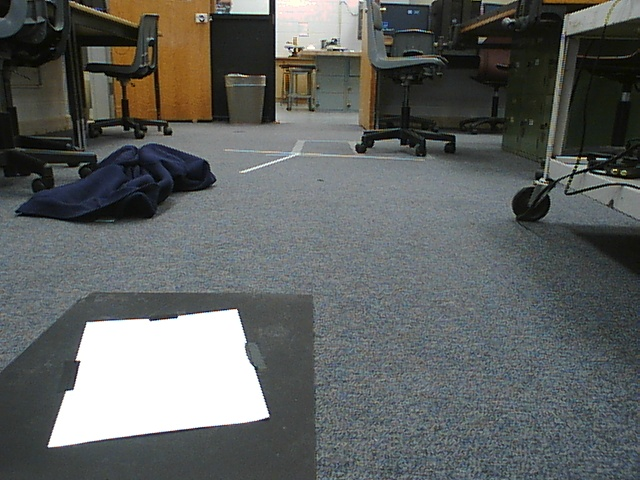
#> input picture Graveyard On Fire/paperCalibrate2.jpg, 640 x 480 px, given in place of the camera
$ python transformVideo.py   (Python 2 division)
#> lines starting #> are read from the running program, lines starting #| are printed output that depends on the picture; after the words box and inside, x2 and y2 are one past the last pixel; in counts of white or black regions, pixels touching at a corner belong together; long printed decimals are rounded
import cv2
import numpy as np
import math

from pyimagesearch.transform import four_point_transform

npzFile = np.load('cam01.npz')
#> (reads Graveyard On Fire/cam01.npz from the repository)
dist = npzFile['dist']
mtx = npzFile['mtx']
newcameramtx = npzFile['newcameramtx']
roi = npzFile['roi']
rotM = npzFile['rotM']
tvec = npzFile['tvec']
cameraPosition = npzFile['cameraPosition']
pxlp = npzFile['pxlp']
realp = npzFile['realp']

video = cv2.VideoCapture(0)
img = cv2.imread("transformTest.jpg")

while True:
#prepare the frame
    #start capturing images from the video
    grabbed, frame = video.read()
#> frame is the input picture: shape (480, 640, 3); mean B, G, R 96.7, 98.2, 95.2
    #frame = cv2.undistort(distFrame, mtx, dist, None, newcameramtx)

    if not grabbed:
        print "error"
    pts = np.array([(280, 53), (400, 52), (532, 172), (132, 164)], dtype = "float32")
    width = int(math.sqrt(((172-164) ** 2) + ((532-132) ** 2)))
    height = int(math.sqrt(((172-53) ** 2) + ((532-400) ** 2)))
    realWidth = 8.5 + 5.5 #inches
    realHeight = 83.5 - 24.5 #inches
    scalar = 15
    scalarWidth = int(realWidth * scalar)
    scalarHeight = int(realHeight * scalar)
    dst = np.array([
        [0, 0],
        [scalarWidth - 1, 0],
        [scalarWidth - 1, scalarHeight - 1],
        [0, scalarHeight - 1]], dtype = "float32")
    M = cv2.getPerspectiveTransform(pts, dst)
    warped = cv2.warpPerspective(frame, M, (scalarWidth, scalarHeight))
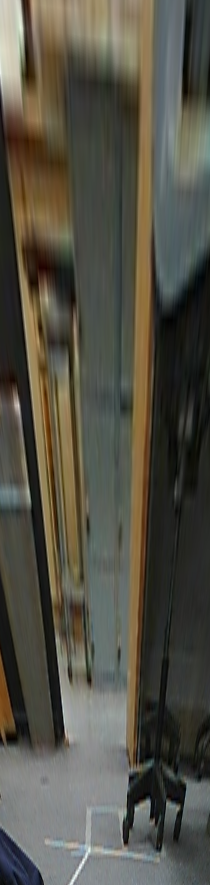
#> warped: shape (885, 210, 3); mean B, G, R 70.1, 81.1, 83.7
    cv2.circle(frame, (280, 53), 5, (100, 255, 255), -1)  #yellow first point
#> frame: shape (480, 640, 3); 0.03% of pixels changed, all inside (x1, y1, x2, y2) = (275, 48, 286, 59)
    cv2.circle(frame, (400, 53), 5, (255, 0, 0), -1)  #blue second point
#> frame: shape (480, 640, 3); mean B, G, R 96.8, 98.2, 95.2
    cv2.circle(frame, (532, 172), 5, (0, 255, 0), -1)  #green third point
#> frame: shape (480, 640, 3); mean B, G, R 96.7, 98.3, 95.2
    cv2.circle(frame, (132, 164), 5, (0, 0, 255), -1)  #red last point
#> frame: shape (480, 640, 3); mean B, G, R 96.7, 98.3, 95.2
    cv2.circle(frame, (340, 120), 10, (255, 0, 255), -1) #middle
    cv2.line(frame, (132, 164), (400, 53), (0, 0, 0), 2)
    cv2.line(frame, (280, 53), (530, 172), (0, 0, 0), 2)
    cv2.line(frame, (280, 53), (400, 53), (0, 165, 255), 2)
    cv2.line(frame, (132, 164), (530, 172), (0, 165, 255), 2)
    cv2.line(frame, (280, 53), (132, 164), (0, 165, 255), 2)
    cv2.line(frame, (400, 53), (530, 172), (0, 165, 255), 2)
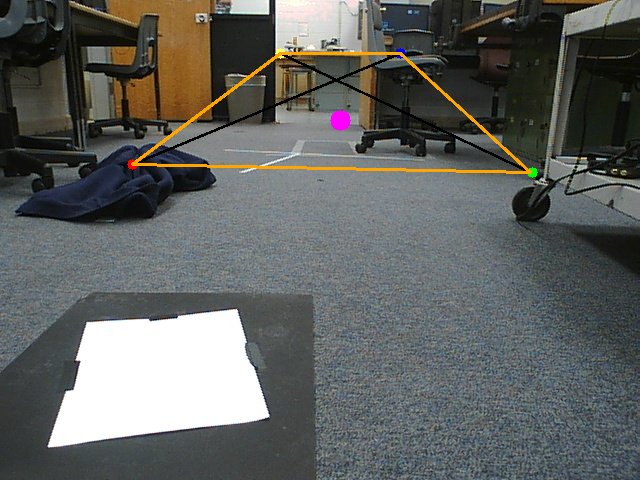
#> frame: shape (480, 640, 3); mean B, G, R 95.7, 98.4, 96.4


    #print pts


    #perform a gaussian blur on image
    #parameters: source, (sigmaX, sigmaY), border type (0 = defualt)
    blurred_frame = cv2.GaussianBlur(warped, (5,5), 0)

    #convert from bgr to hsv color space
    hsv = cv2.cvtColor(blurred_frame, cv2.COLOR_BGR2HSV)
#> hsv: shape (885, 210, 3); mean H, S, V 46.7, 54, 86.8

    #convert from bgr to gray color space
    gray = cv2.cvtColor(blurred_frame,  cv2.COLOR_BGR2GRAY)
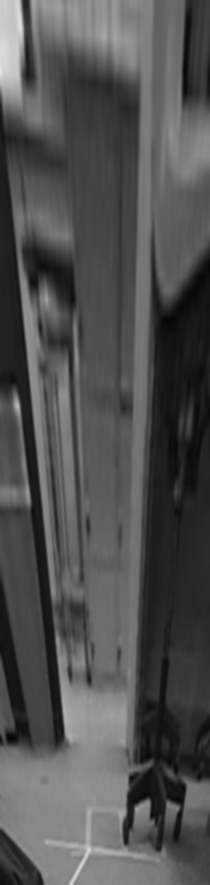
#> gray: shape (885, 210); min 3, max 226, mean 80.6
    #define lower and upper bounds of hsv mask to detect white
    #lowerWhite = np.array([45, 20, 165])
    #upperWhite = np.array([140, 120, 255])

    lowerWhite = np.array([0, 0, 190])
    upperWhite = np.array([150, 200, 255])

    #perform hsv mask on image
    mask = cv2.inRange(hsv, lowerWhite, upperWhite)
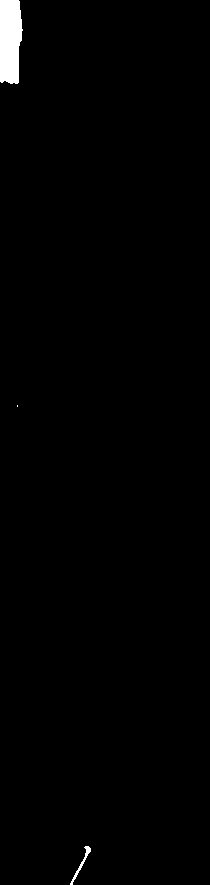
#> mask: shape (885, 210); 0.97% white; 3 white regions (1 under 20 px)
    mask2 = mask.copy()
    gray2 = gray.copy()
    contours, heirarchy = cv2.findContours(mask2, cv2.RETR_LIST, cv2.CHAIN_APPROX_NONE)
#> contours = 3 contours, 1 with area under 20; largest, box (x1, y1, x2, y2) and area: (0, 0, 23, 84) 1576, (70, 846, 91, 885) 86
    if len(contours) > 0:
        # find the largest contour in the mask
        c = max(contours, key=cv2.contourArea)
#> c = contour of 199 points, box (x1, y1, x2, y2) (0, 0, 23, 84), area 1576

        # finding the extreme values
        extLeft = tuple(c[c[:, :, 0].argmin()][0])
#> extLeft = (0, 0)
        extRight = tuple(c[c[:, :, 0].argmax()][0])
#> extRight = (22, 30)
        extTop = tuple(c[c[:, :, 1].argmin()][0])
#> extTop = (0, 0)
        extBot = tuple(c[c[:, :, 1].argmax()][0])
#> extBot = (10, 83)
        cv2.drawContours(warped, [c], -1, (255,0,0), 3)
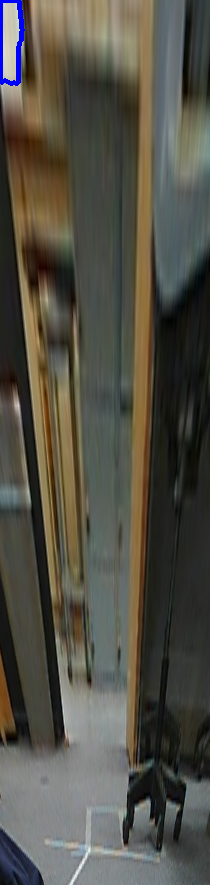
#> warped: shape (885, 210, 3); 0.42% of pixels changed, all inside (x1, y1, x2, y2) = (0, 0, 25, 86)
    #detect canny edges
    #paramters: source, threshold1, threshold2
    edges = cv2.Canny(mask, 75, 150)
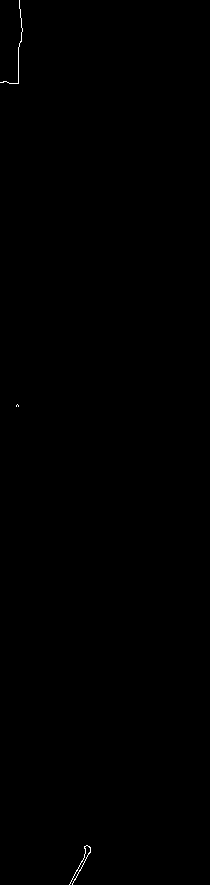
#> edges: shape (885, 210); 0.11% white in thin lines or dots, all inside (x1, y1, x2, y2) = (0, 0, 91, 885)
    #warped = four_point_transform(img, pts)
    cv2.imshow("image", frame)
    cv2.imshow("warped", warped)
    cv2.imshow("mask", mask)
    cv2.imshow("contours", mask2)
    cv2.imshow("gray", gray)
    cv2.imshow("edges", edges)

    retval = cv2.moments(mask2, binaryImage = True)
#> retval = moments, m00 1805, centre m10/m00, m01/m00 = (14.73, 98.32)
    hu = cv2.HuMoments(retval)
#> hu = [25.1, 627.7, 169762.7, 169781.5, 2.88e+10, 4253750.1, -1003.4]
    #print retval
    lines = cv2.HoughLinesP(edges, 1, np.pi/180, 50, maxLineGap=50)
#> lines = None
    avgLine = 0

    if lines is not None:
        for line in lines:
            x1, y1, x2, y2 = line[0]
            #cv2.line(frame, (x1, y1), (x2, y2), (0, 255, 0), 2)
            #cv2.circle(new_frame, (x1, y1), 5, (0, 255, 255), -1)  #yellow first point
	    #cv2.circle(new_frame, (x2, y2), 5, (0, 0, 255), -1)  #red second point
            radian_angle = math.atan2((x2-x1),(y1-y2))
            degree_angle = math.degrees(radian_angle)

            if degree_angle > 90:
                degree_angle = degree_angle - 180

	    avgLine = avgLine + degree_angle
            print degree_angle

	avgLine = math.radians(avgLine/len(lines))
    #print hu[0][0] # I think this is moment of inertia
    diameter = math.sqrt(((extBot[0] - extTop[0]) **2) + ((extBot[1] - extTop[1]) ** 2))
#> diameter = 83.6
    realTopLeft = (-5.5, 83.5)
    floatScale = float(scalar)
    pixelToInch = float(1 / floatScale)
    # Formula for converting from pixel to inch:
    pixel = (((extBot[0] + extTop[0])/2), ((extBot[1] + extTop[1]) / 2))
#> pixel = (5, 41)
    # [6 lines of commented-out code are left out]
    inch = (((pixel[0] * pixelToInch) + realTopLeft[0]), (realTopLeft[1] - (pixel[1] * pixelToInch)))
#> inch = (-5.17, 80.77)
    heading = math.atan(inch[0] / inch[1])
#> heading = -0.0639
    math.radians(heading)
    #print "inch"
    print inch
#| (-5.167, 80.767)
    #print "heading"
    print heading
#| -0.06388
    print avgLine
    key = cv2.waitKey(25)
#> (key Esc is pressed here)
    if key == 27:
        break
video.release()
cv2.destroyAllWindows()
